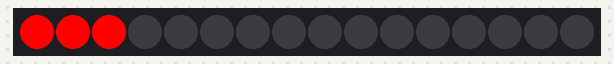
The sketch below on a simulated Arduino Uno, built with avr-gcc and run on an emulated ATmega328P. Parts: 16 RGB LEDs in strip order, left to right.

Above: at 0.16 s.
At 0.62 s:
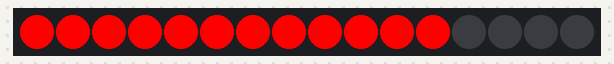
At 1.07 s:
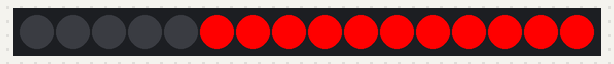
At 1.53 s:
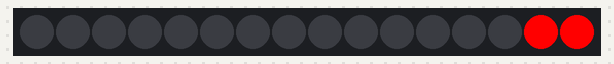
At 1.99 s:
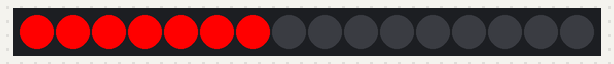

Measured:
- by itself, everything shown: repeats every 1.6 s, in 32 steps

The sketch:

task5_spiral.ino
```cpp
// Task 5: Spiral
// Ishaan Takrani
// Arun Chauhan

#include <Adafruit_NeoPixel.h>

Adafruit_NeoPixel my_ring = Adafruit_NeoPixel(16, 13, NEO_GRB + NEO_KHZ800);  // 16 leds, Arduino pin 13

void setup(){
  my_ring.begin(); // initializes the ring
  my_ring.clear(); // clear ring (blank)
  my_ring.show(); // send instructions to ring
}

void loop() {

  for(int i = 0; i < 16; i++){
    my_ring.setPixelColor(i,255,0,0); // sets pixel to red
    delay(50);  // 50 millisecond delay
    my_ring.show(); // updates ring, displays the light
  }

  for(int i = 0; i < 16; i++){
    my_ring.setPixelColor(i,0,0,0); // sets pixel to blank
    delay(50);  // 50 millisecond delay
    my_ring.show(); // updates ring, displays the light
  }

}
```
